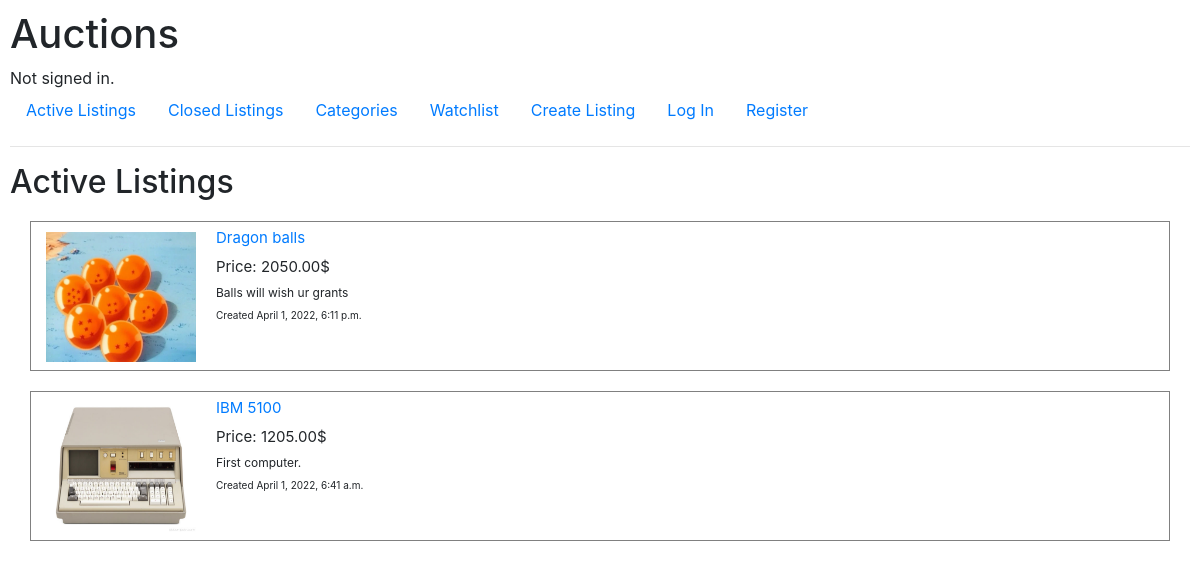
The app's page /closed with its own data.
### auctions/models.py (models this page shows)
class AuctionListings(models.Model):
    image = models.ImageField(upload_to='images/', blank=True, default='images/0.jpg')
    title = models.CharField(max_length=20)
    description = models.TextField(null=True, blank=True)
    prices = models.DecimalField(max_digits=6, decimal_places=2, null=True)
    creator = models.ForeignKey(User, on_delete=models.SET_NULL, null=True)
    bid_author = models.CharField(max_length=20, null=True)
    created = models.DateTimeField(auto_now_add=True)
    category = models.ForeignKey(Categories, on_delete=models.CASCADE, null=True)
    close_bid = models.BooleanField(default=False)

### auctions/views.py (the view)
# urls.py: path("closed", views.closed_listings, name='closed'),
def closed_listings(request):
    listings = AuctionListings.objects.filter(close_bid=True).order_by('-created')
    return render(request, "auctions/index.html", {'listings': listings})

### auctions/templates/auctions/index.html
{% extends "auctions/layout.html" %}
{% block body %}
    <h2>Active Listings</h2>
    {% for listing in listings %}
       <div class="container">
           <div class="container-1">
               <img class="img-1" src="{{ listing.image.url }}">
           </div>
           <div class="container-2">
               <p><a href="{% url 'listing' listing.id %}">{{ listing.title }}</a></p>
               <p>Price: {{ listing.prices }}$</p>
               <p class="desc">{{ listing.description }}</p>
               <p class="created">Created {{ listing.created }}</p>
           </div>
       </div>
    {% endfor %}
{% endblock %}

### auctions/static/auctions/styles.css (style rules this page uses)
body { padding: 10px; }
.container { height: 150px; border: 1px solid grey; display: flex; margin-left: 20px; }
.container-1 { width: 150px; height: 130px; float: left; margin-top: 10px; display: flex; }
.container-2 { height: 100%; width: auto; margin-left: 20px; margin-top: 15px; font-size: 15px; }
.container-2 p { margin-top: -10px; }
.desc { font-size: 12px; }
.created { font-size: 10px; }
.img-1 { width: 100%; height: auto; justify-content: center; }
.container { margin-top: 20px; }

### records on screen
AuctionListings: image (picture), title "Dragon balls", prices "2050.00", description "Balls will wish ur grants", created "April 1, 2022, 6:11 p.m."
AuctionListings: image (picture), title "IBM 5100", prices "1205.00", description "First computer.", created "April 1, 2022, 6:41 a.m."
